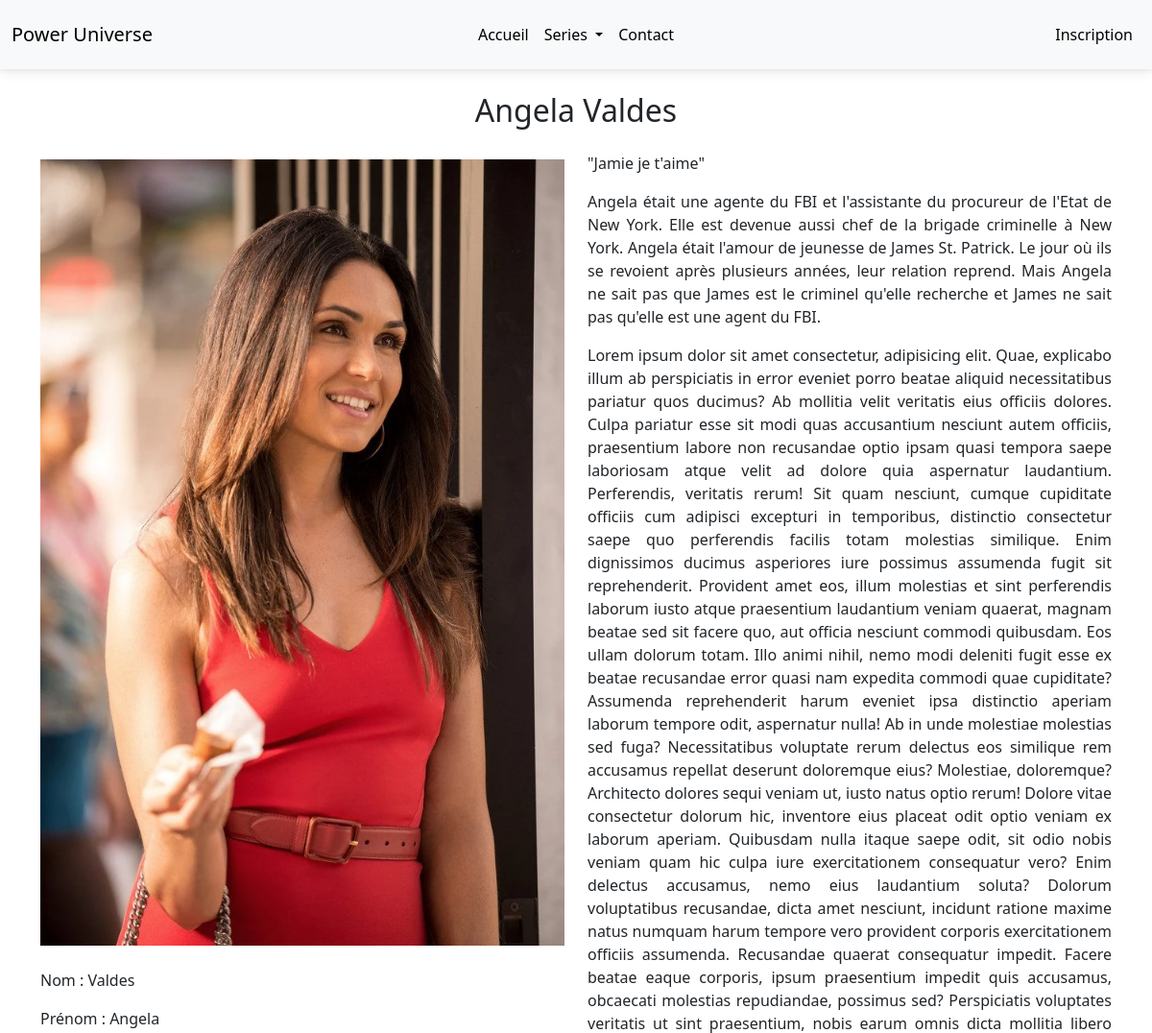
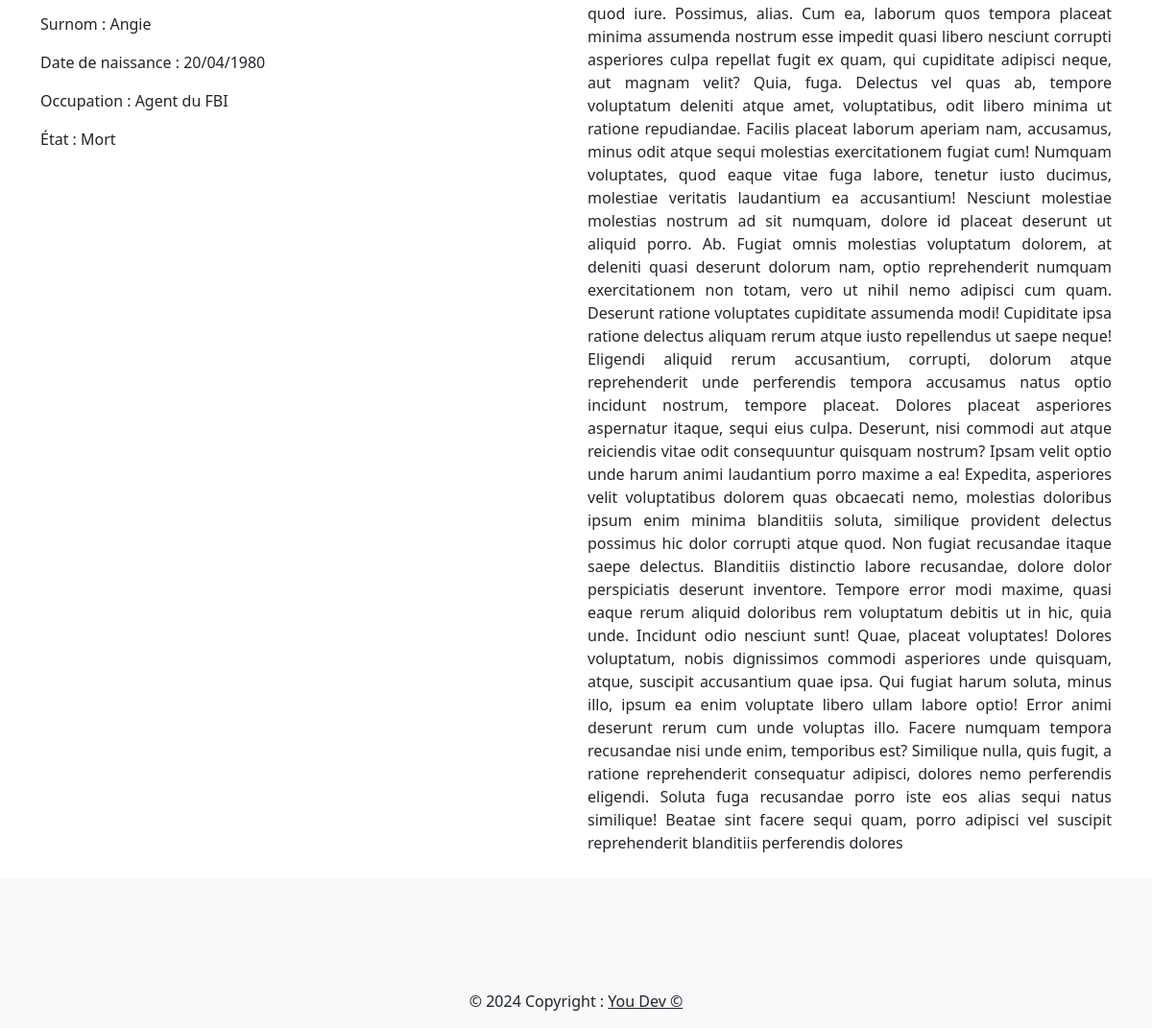
Page /actor.php?id=16 on the committed database (2 pictures, top to bottom).
### tables this page shows
CREATE TABLE `actors` (
  `id_actors` int(11) NOT NULL,
  `first_name_actors` varchar(50) DEFAULT NULL,
  `last_name_actors` varchar(50) DEFAULT NULL,
  `surname_actors` varchar(30) DEFAULT NULL,
  `description_actors` text,
  `date_birth_actors` date DEFAULT NULL,
  `quote_actors` text,
  `picture_actors` varchar(255) DEFAULT NULL,
  `status_actors` enum('En vie','Mort') NOT NULL DEFAULT 'En vie',
  `picture_round_actors` varchar(255) NOT NULL,
  `date_add_actors` datetime NOT NULL DEFAULT CURRENT_TIMESTAMP,
  `occupation_actors` varchar(50) DEFAULT NULL
);

### classes/Database.php (called while the page is built, shortened)
<?php
class Database
{
    public static function getConnection(): PDO
    {
        [
            'DB_HOST' => $db_host,
            'DB_NAME' => $db_name,
            'DB_USERNAME' => $db_user,
            'DB_PASSWORD' => $db_password,
            'DB_CHARSET' => $db_charset
        ] = parse_ini_file(__DIR__ . '/../config/db.ini');
        return new PDO("mysql:host=$db_host;dbname=$db_name;charset=$db_charset", $db_user, $db_password, [
            PDO::ATTR_DEFAULT_FETCH_MODE => PDO::FETCH_ASSOC,
            PDO::ATTR_ERRMODE => PDO::ERRMODE_EXCEPTION
        ]);
    }
}

### classes/Actor.php (called while the page is built, shortened)
<?php
require_once 'Database.php';
class Actor
{
    public static function getActors(): array
    {
        $sql = "SELECT *, DATE_FORMAT(date_add_actors, '%d/%m/%Y') AS date, DATE_FORMAT(date_birth_actors, '%d/%m/%Y') AS date_birth FROM actors AS a
        INNER JOIN actors_series AS a_s ON a.id_actors = a_s.id_actors
        INNER JOIN series AS s ON a_s.id_series = s.id_series";
        $requete = Database::getConnection()->query($sql);
        return $requete->fetchAll();
    }
    public static function getActor(int $id, array $actors): ?array
    {
        $actorsIds = array_column($actors, 'id_actors');
        $actorKey = array_search($id, $actorsIds);
        return $actors[$actorKey];
    }
}

### actor.php (the view, shortened to what this page needs)
<?php
require_once 'layout/head.php';
require_once 'classes/Actor.php';
$id = $_GET['id'];
$actor = Actor::getActor($id, Actor::getActors());
?>
<section class="">
    <div class="container">
        <div class="row">
            <h2 class="my-4 text-center"><?php echo $actor['first_name_actors'] . ' ' . $actor['last_name_actors']; ?></h2>
            <div class="col-lg-6">
                <div class="mb-4 text-center">
                    <img src="uploads/actors/<?php echo $actor['picture_actors']; ?>" alt="" class="mt-2 img-fluid">
                </div>
                <div class="">
                    <div>
                        <p>Nom : <?php echo $actor['last_name_actors']; ?></p>
                        <p>Prénom : <?php echo $actor['first_name_actors']; ?></p>
                        <p>Surnom : <?php echo $actor['surname_actors']; ?></p>
                        <p>Date de naissance : <?php echo $actor['date_birth']; ?></p>
                    </div>
                    <div>
                        <p>Occupation : <?php echo $actor['occupation_actors']; ?></p>
                        <p>État : <?php echo $actor['status_actors']; ?></p>
                    </div>
                </div>
            </div>
            <div class="col-lg-6">
                <div class="mb-4">
                    <p class="justify">"<?php echo $actor['quote_actors']; ?>"</p>
                    <p class="justify"><?php echo $actor['description_actors']; ?></p>
                    <p class="justify">Lorem ipsum dolor sit amet consectetur, adipisicing elit. Quae, explicabo illum ab perspiciatis in error eveniet porro beatae aliquid necessitatibus pariatur quos ducimus? Ab mollitia velit veritatis eius officiis dolores.
                        Culpa pariatur esse sit modi quas accusantium nesciunt autem officiis, praesentium labore non recusandae optio ipsam quasi tempora saepe laboriosam atque velit ad dolore quia aspernatur laudantium. Perferendis, veritatis rerum!
                        Sit quam nesciunt, cumque cupiditate officiis cum adipisci excepturi in temporibus, distinctio consectetur saepe quo perferendis facilis totam molestias similique. Enim dignissimos ducimus asperiores iure possimus assumenda fugit sit reprehenderit.
                        Provident amet eos, illum molestias et sint perferendis laborum iusto atque praesentium laudantium veniam quaerat, magnam beatae sed sit facere quo, aut officia nesciunt commodi quibusdam. Eos ullam dolorum totam.
                        Illo animi nihil, nemo modi deleniti fugit esse ex beatae recusandae error quasi nam expedita commodi quae cupiditate? Assumenda reprehenderit harum eveniet ipsa distinctio aperiam laborum tempore odit, aspernatur nulla!
                        Ab in unde molestiae molestias sed fuga? Necessitatibus voluptate rerum delectus eos similique rem accusamus repellat deserunt doloremque eius? Molestiae, doloremque? Architecto dolores sequi veniam ut, iusto natus optio rerum!
                        Dolore vitae consectetur dolorum hic, inventore eius placeat odit optio veniam ex laborum aperiam. Quibusdam nulla itaque saepe odit, sit odio nobis veniam quam hic culpa iure exercitationem consequatur vero?
                        Enim delectus accusamus, nemo eius laudantium soluta? Dolorum voluptatibus recusandae, dicta amet nesciunt, incidunt ratione maxime natus numquam harum tempore vero provident corporis exercitationem officiis assumenda. Recusandae quaerat consequatur impedit.
                        Facere beatae eaque corporis, ipsum praesentium impedit quis accusamus, obcaecati molestias repudiandae, possimus sed? Perspiciatis voluptates veritatis ut sint praesentium, nobis earum omnis dicta mollitia libero quod iure. Possimus, alias.
                        Cum ea, laborum quos tempora placeat minima assumenda nostrum esse impedit quasi libero nesciunt corrupti asperiores culpa repellat fugit ex quam, qui cupiditate adipisci neque, aut magnam velit? Quia, fuga.
                        Delectus vel quas ab, tempore voluptatum deleniti atque amet, voluptatibus, odit libero minima ut ratione repudiandae. Facilis placeat laborum aperiam nam, accusamus, minus odit atque sequi molestias exercitationem fugiat cum!
                        Numquam voluptates, quod eaque vitae fuga labore, tenetur iusto ducimus, molestiae veritatis laudantium ea accusantium! Nesciunt molestiae molestias nostrum ad sit numquam, dolore id placeat deserunt ut aliquid porro. Ab.
                        Fugiat omnis molestias voluptatum dolorem, at deleniti quasi deserunt dolorum nam, optio reprehenderit numquam exercitationem non totam, vero ut nihil nemo adipisci cum quam. Deserunt ratione voluptates cupiditate assumenda modi!
                        Cupiditate ipsa ratione delectus aliquam rerum atque iusto repellendus ut saepe neque! Eligendi aliquid rerum accusantium, corrupti, dolorum atque reprehenderit unde perferendis tempora accusamus natus optio incidunt nostrum, tempore placeat.
                        Dolores placeat asperiores aspernatur itaque, sequi eius culpa. Deserunt, nisi commodi aut atque reiciendis vitae odit consequuntur quisquam nostrum? Ipsam velit optio unde harum animi laudantium porro maxime a ea!
                        Expedita, asperiores velit voluptatibus dolorem quas obcaecati nemo, molestias doloribus ipsum enim minima blanditiis soluta, similique provident delectus possimus hic dolor corrupti atque quod. Non fugiat recusandae itaque saepe delectus.
                        Blanditiis distinctio labore recusandae, dolore dolor perspiciatis deserunt inventore. Tempore error modi maxime, quasi eaque rerum aliquid doloribus rem voluptatum debitis ut in hic, quia unde. Incidunt odio nesciunt sunt!
                        Quae, placeat voluptates! Dolores voluptatum, nobis dignissimos commodi asperiores unde quisquam, atque, suscipit accusantium quae ipsa. Qui fugiat harum soluta, minus illo, ipsum ea enim voluptate libero ullam labore optio!
                        Error animi deserunt rerum cum unde voluptas illo. Facere numquam tempora recusandae nisi unde enim, temporibus est? Similique nulla, quis fugit, a ratione reprehenderit consequatur adipisci, dolores nemo perferendis eligendi.
                        Soluta fuga recusandae porro iste eos alias sequi natus similique! Beatae sint facere sequi quam, porro adipisci vel suscipit reprehenderit blanditiis perferendis dolores </p>
                </div>
            </div>
        </div>
    </div>
</section>
<?php require_once 'layout/foot.php';

### assets/css/style.css (style rules this page uses)
:root { --white: #f9f7f1; --black: #0000; --primary: #433b23; --secondary: #7a621a; --accent: #a48119; }
.justify { text-align: justify; }

### rows in the picture
actors: first_name_actors "Angela", last_name_actors "Valdes", picture_actors (picture), surname_actors "Angie", occupation_actors "Agent du FBI", status_actors "Mort", quote_actors "Jamie je t'aime", description_actors "Angela était une agente du FBI et l'assistante du procureur de l'Etat de New York. Elle est devenue aussi chef de la brigade criminelle à New York. Angela était l'amour de jeunesse de James St. Patrick. Le jour où ils se revoient après plusieurs années, leur relation reprend. Mais Angela ne sait pas que James est le criminel qu'elle recherche et James ne sait pas qu'elle est une agent du FBI."

### other values in the picture
$actor['date_birth'] "20/04/1980"
